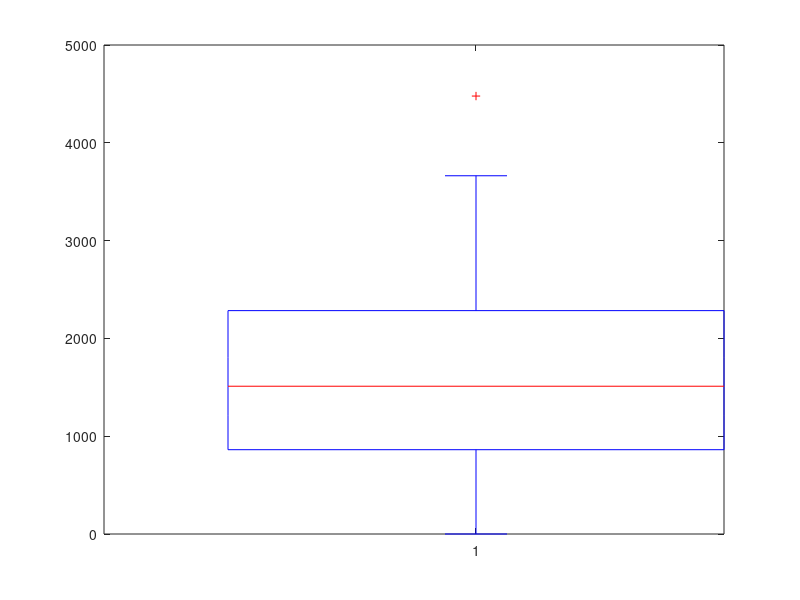

Recreate this plot in MATLAB.
sequence_counts = [4478
3663
3533
3422
3192
2956
2829
2730
2652
2619
2616
2538
2413
2406
2284
2283
2209
2139
2040
2019
1996
1975
1973
1918
1709
1688
1667
1529
1511
1510
1358
1334
1312
1194
1162
1061
1055
1004
1000
964
902
882
862
842
783
768
750
689
566
134
52
3
0
0
0
0
0];
boxplot(sequence_counts)